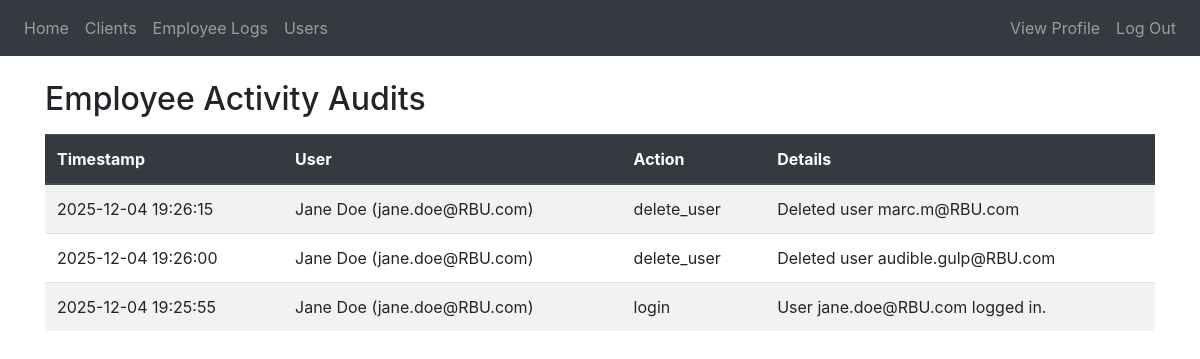
Screenshot of /logs (signed in) with the database file from the repository.
### website/models.py (models this page shows)
class AuditLogging(db.Model):
    id = db.Column(db.Integer, primary_key=True)
    user_id = db.Column(db.Integer, db.ForeignKey('user.id'))   # specific user did what
    action = db.Column(db.String(100), nullable=False)          # tracks actions
    details = db.Column(db.Text)                                # additional info
    timestamp = db.Column(db.DateTime, default=datetime.utcnow) # when action happened
    user = db.relationship('User', backref='logs')

class User(db.Model, UserMixin): # roles: employee, admin, owner
    id = db.Column(db.Integer, primary_key=True)
    employee_id = db.Column(db.String(20), unique=True)
    email = db.Column(db.String(150), unique=True)
    password = db.Column(db.String(150), nullable=False)
    first_name = db.Column(db.String(150))
    last_name = db.Column(db.String(150))
    role = db.Column(db.String(20), nullable=False, default="employee")
    date_created = db.Column(db.DateTime, default=datetime.utcnow)

### website/views.py (the view)
@views.route('/logs')
@login_required
def logs():
    if current_user.role not in ['owner']:
        abort(403) # user authenticated but is not authorized to view page
    all_logs = AuditLogging.query.order_by(AuditLogging.timestamp.desc()).limit(200).all()
    return render_template("logs.html", logs=all_logs, user=current_user)

### website/templates/logs.html
{% extends "base.html" %}{% block title %}Audit Logs{% endblock %}
{% block content %}
<h2 class="mt-4">Employee Activity Audits</h2>
<table class="table table-striped table-hover mt-3">
  <thead class="thead-dark">
    <tr>
      <th>Timestamp</th>
      <th>User</th>
      <th>Action</th>
      <th>Details</th>
    </tr>
  </thead>
  <tbody>
    {% for log in logs %}
    <tr>
      <td>{{ log.timestamp.strftime("%Y-%m-%d %H:%M:%S") }}</td>
      <td>
        {% if log.user %}
          {{ log.user.first_name }} {{ log.user.last_name }} ({{ log.user.email }})
        {% else %}
          Unknown
        {% endif %}
      </td>
      <td>{{ log.action }}</td>
      <td>{{ log.details }}</td>
    </tr>
    {% endfor %}
  </tbody>
</table>
{% endblock %}

### rows the page displays
AuditLogging: timestamp "2025-12-04 19:26:15", user.first_name "Jane", user.last_name "Doe", user.email "jane.doe@RBU.com", action "delete_user", details "Deleted user marc.m@RBU.com"
AuditLogging: timestamp "2025-12-04 19:26:00", user.first_name "Jane", user.last_name "Doe", user.email "jane.doe@RBU.com", action "delete_user", details "Deleted user audible.gulp@RBU.com"
AuditLogging: timestamp "2025-12-04 19:25:55", user.first_name "Jane", user.last_name "Doe", user.email "jane.doe@RBU.com", action "login", details "User jane.doe@RBU.com logged in."
